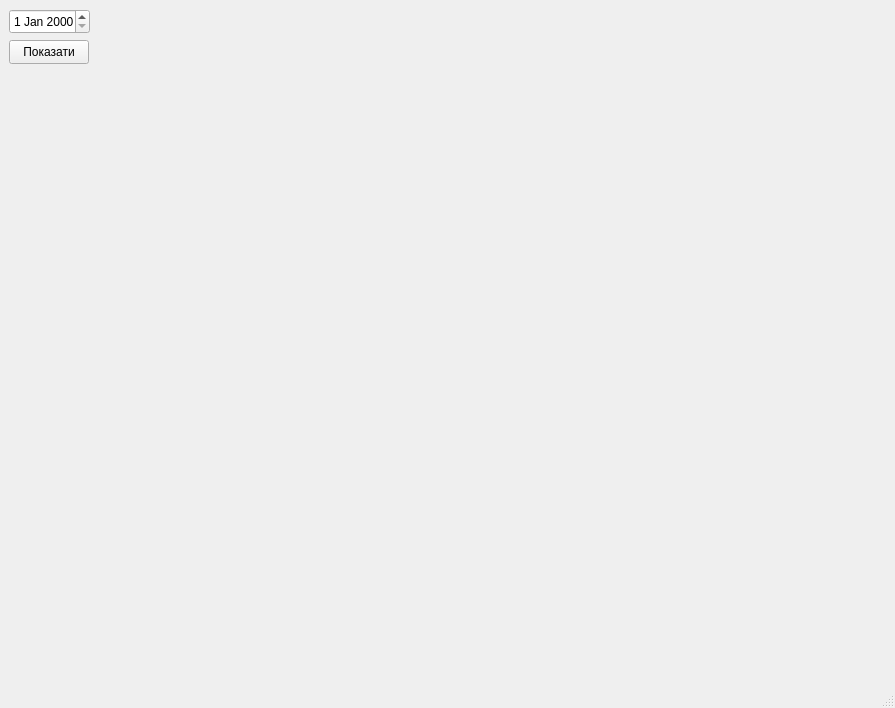
<?xml version="1.0" encoding="UTF-8"?>
<ui version="4.0">
 <class>MainWindow</class>
 <widget class="QMainWindow" name="MainWindow">
  <property name="geometry">
   <rect>
    <x>0</x>
    <y>0</y>
    <width>895</width>
    <height>708</height>
   </rect>
  </property>
  <property name="windowTitle">
   <string>MainWindow</string>
  </property>
  <widget class="QWidget" name="centralwidget">
   <widget class="QDateEdit" name="dateEdit">
    <property name="geometry">
     <rect>
      <x>9</x>
      <y>9</y>
      <width>81</width>
      <height>25</height>
     </rect>
    </property>
   </widget>
   <widget class="QPushButton" name="pushButton">
    <property name="geometry">
     <rect>
      <x>9</x>
      <y>40</y>
      <width>80</width>
      <height>24</height>
     </rect>
    </property>
    <property name="text">
     <string>Показати</string>
    </property>
   </widget>
   <widget class="QLabel" name="label_2">
    <property name="enabled">
     <bool>true</bool>
    </property>
    <property name="geometry">
     <rect>
      <x>9</x>
      <y>70</y>
      <width>611</width>
      <height>581</height>
     </rect>
    </property>
    <property name="baseSize">
     <size>
      <width>0</width>
      <height>0</height>
     </size>
    </property>
    <property name="font">
     <font>
      <pointsize>9</pointsize>
     </font>
    </property>
    <property name="styleSheet">
     <string notr="true">background-image: url(:/imgg/img-home2/1.JPG);</string>
    </property>
    <property name="text">
     <string/>
    </property>
    <property name="alignment">
     <set>Qt::AlignCenter</set>
    </property>
   </widget>
  </widget>
  <widget class="QMenuBar" name="menubar">
   <property name="geometry">
    <rect>
     <x>0</x>
     <y>0</y>
     <width>895</width>
     <height>21</height>
    </rect>
   </property>
  </widget>
  <widget class="QStatusBar" name="statusbar"/>
 </widget>
 <resources/>
 <connections/>
</ui>
